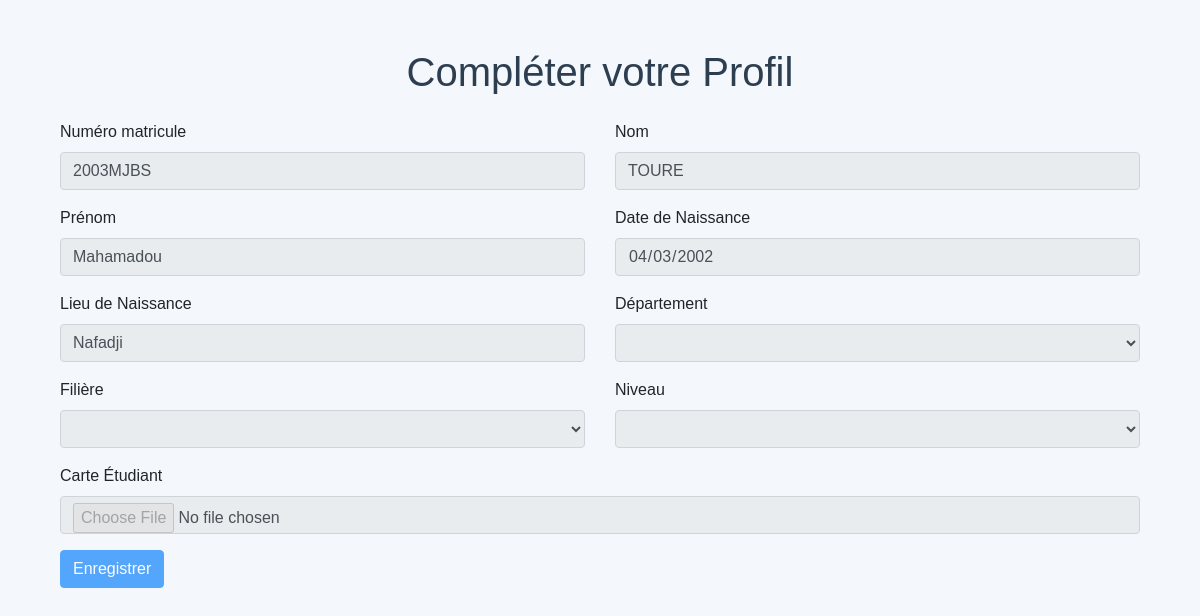
The app's page /completez/8 with its own data.
### etudiant/models.py (models this page shows, shortened)
class Etudiant(models.Model):
    user = models.OneToOneField(User, on_delete=models.CASCADE, related_name="etudiant")
    matricule = models.CharField(max_length=7, unique=True)
    nom = models.CharField(max_length=67)
    prenom = models.CharField(max_length=67)
    date_de_naissance = models.DateField()
    lieu_de_naissance = models.CharField(max_length=200)
    departement = models.ForeignKey(Departement, on_delete=models.CASCADE, related_name="etudiants", default=1)
    filiere = models.ForeignKey(Filiere, on_delete=models.CASCADE, related_name="etudiants")
    niveau_de_classe = models.ForeignKey(Niveau, on_delete=models.CASCADE, related_name="etudiants")
    carte_fichier = models.FileField(upload_to="etudiant_files/", default="default/path/to/file.pdf")

### etudiant/views.py (the view, shortened to what this page needs)
# urls.py: path("completez/<int:id>",views.ajouter,name="ajouter"),
def ajouter(request, id):
    user = get_object_or_404(User, pk=id)
    etudiant = Etudiant.objects.filter(user=user).first()
    if etudiant and est_complet(etudiant):
        return render(request, "etudiant/ajouter.html", {
            "etudiant": etudiant,
            "readonly": True,
            "user_id": user.id,
        })

### etudiant/views.py (called while the page is built)
def est_complet(etudiant):
    return all([
        etudiant.nom,
        etudiant.prenom,
        etudiant.date_de_naissance,
        etudiant.lieu_de_naissance,
        etudiant.departement,
        etudiant.filiere,
        etudiant.niveau_de_classe,
        etudiant.carte_fichier.name != "default/path/to/file.pdf",
    ])

### etudiant/templates/etudiant/ajouter.html (shortened to what this page needs)
{% extends "etudiant/layout.html" %}
{% block body %}
<div class="container mt-5">
    <h1 class="text-center mb-4">Compléter votre Profil</h1>
    <form method="post" action="{% url 'ajouter' id=user_id %}" enctype="multipart/form-data">
        <div class="row mb-3">
            <div class="col-md-6">
                <label for="numero_carte">Numéro matricule</label>
                <input type="text" name="numero_carte" class="form-control" value="{{ etudiant.matricule|default_if_none:'' }}" {% if readonly %}readonly{% endif %}>
            </div>
            <div class="col-md-6">
                <label for="nom">Nom</label>
                <input type="text" name="nom" class="form-control" value="{{ etudiant.nom|default_if_none:'' }}" {% if readonly %}readonly{% endif %}>
            </div>
        </div>
        <div class="row mb-3">
            <div class="col-md-6">
                <label for="prenom">Prénom</label>
                <input type="text" name="prenom" class="form-control" value="{{ etudiant.prenom|default_if_none:'' }}" {% if readonly %}readonly{% endif %}>
            </div>
            <div class="col-md-6">
                <label for="date_naissance">Date de Naissance</label>
                <input type="date" name="date_naissance" class="form-control" value="{{ etudiant.date_de_naissance|date:'Y-m-d' }}" {% if readonly %}readonly{% endif %}>
            </div>
        </div>
        <div class="row mb-3">
            <div class="col-md-6">
                <label for="lieu_naissance">Lieu de Naissance</label>
                <input type="text" name="lieu_naissance" class="form-control" value="{{ etudiant.lieu_de_naissance|default_if_none:'' }}" {% if readonly %}readonly{% endif %}>
            </div>
            <div class="col-md-6">
                <label for="departement">Département</label>
                <select name="departement" class="form-control" {% if readonly %}disabled{% endif %}>
                </select>
            </div>
        </div>
        <div class="row mb-3">
            <div class="col-md-6">
                <label for="filiere">Filière</label>
                <select name="filiere" class="form-control" {% if readonly %}disabled{% endif %}>
                </select>
            </div>
            <div class="col-md-6">
                <label for="niveau">Niveau</label>
                <select name="niveau" class="form-control" {% if readonly %}disabled{% endif %}>
                </select>
            </div>
        </div>
        <div class="row mb-3">
            <div class="col-md-12">
                <label for="carte_etudiant">Carte Étudiant</label>
                <input type="file" name="carte_etudiant" class="form-control" {% if readonly %}disabled{% endif %}>
            </div>
        </div>
        <button type="submit" class="btn btn-primary" {% if readonly %}disabled{% endif %}>Enregistrer</button>
    </form>
</div>
{% endblock %}

### etudiant/templates/etudiant/layout.html (style rules this page uses)
body { font-family: 'Arial', sans-serif; background-color: #f4f7fc; }
h1, h3 { color: #2c3e50; }

### records on screen
Etudiant: numero_carte "2003MJBS", nom "TOURE", prenom "Mahamadou", date_naissance "04/03/2002", lieu_naissance "Nafadji"
